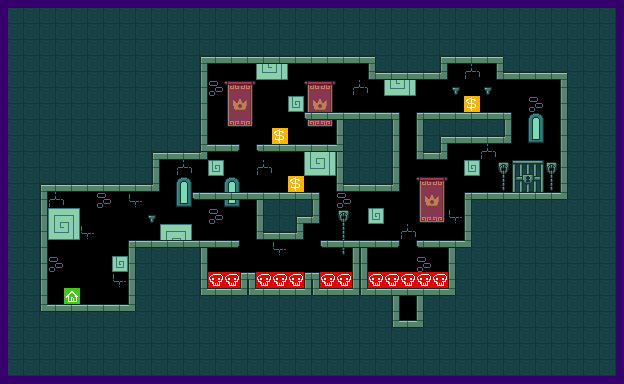

This is a level from a 2D game, rendered from its Tiled map with the project's own tilesets. A one-line summary and the map file follow, with tile-layer data summarised:
An orthogonal 39x24 tile map with 16x16 px tiles, 4 tile layers (layer_decoration, layer_logic, layer_walls_physics, layer_walls_visual), 3 tilesets.

<map version="1.10" tiledversion="1.10.2" orientation="orthogonal" renderorder="right-down" width="39" height="24" tilewidth="16" tileheight="16" infinite="0" nextlayerid="40" nextobjectid="11">
 <editorsettings>
  <export target="level3.json" format="json" />
 </editorsettings>
 <tileset firstgid="1" source="../tilesets/castle_decor.tsx" />
 <tileset firstgid="25" source="../tilesets/colliders.tsx" />
 <tileset firstgid="57" source="../tilesets/castle_walls.tsx" />
 <layer id="34" name="layer_decoration" width="39" height="24">
  <data>[936 cells, 82 non-empty, 24 distinct tile ids]</data>
 </layer>
 <layer id="16" name="layer_logic" width="39" height="24">
  <data>[936 cells, 16 non-empty, 3 distinct tile ids]</data>
 </layer>
 <layer id="1" name="layer_walls_physics" width="39" height="24">
  <data>[936 cells, 690 non-empty, 2 distinct tile ids]</data>
 </layer>
 <layer id="39" name="layer_walls_visual" width="39" height="24">
  <data>[936 cells, 853 non-empty, 16 distinct tile ids]</data>
 </layer>
</map>
